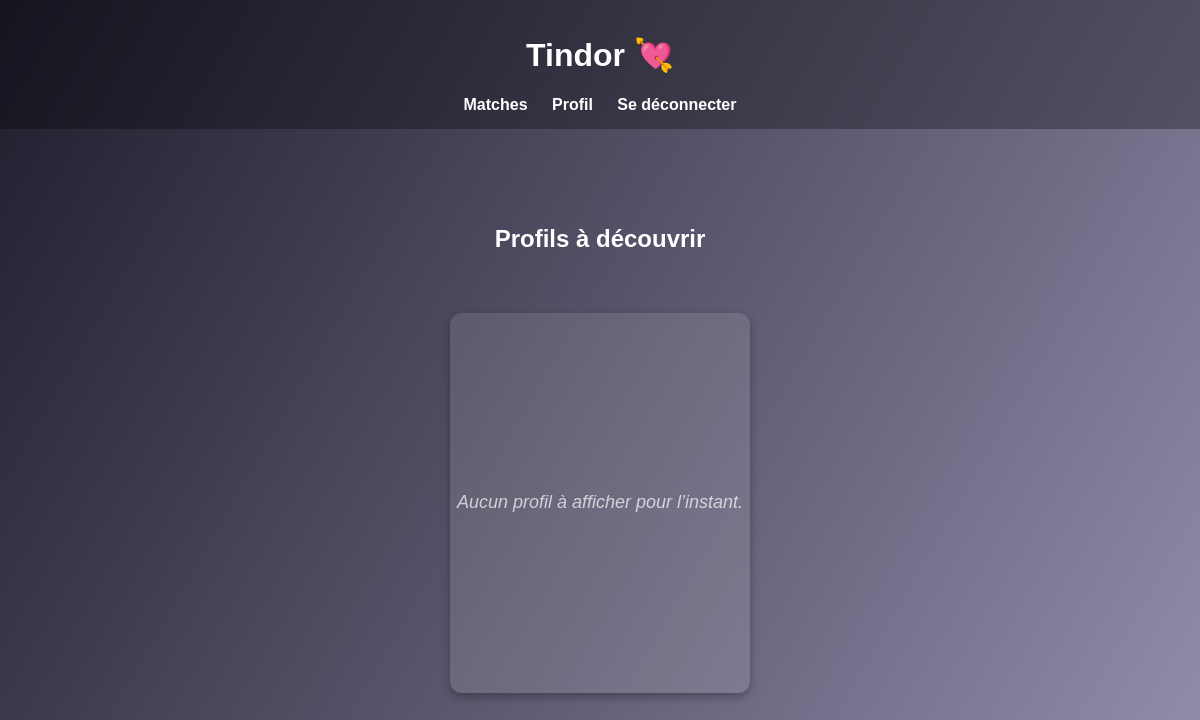
The page /browse/ (signed in) on the database as committed earlier.
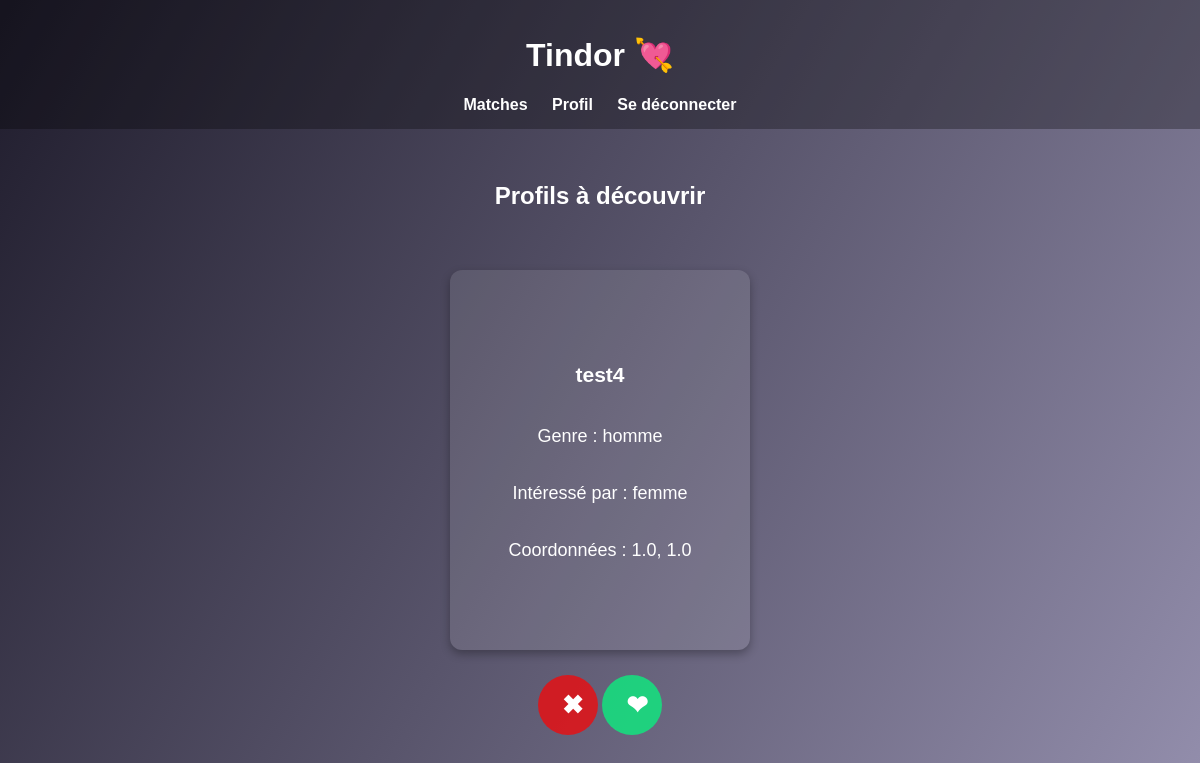
The same page on the database as committed later.
### findeur/models.py (models this page shows, shortened)
class Profile(models.Model):
    GENDER_CHOICES = [
        ('homme', 'Homme'),
        ('femme', 'Femme'),
        ('autre', 'Autre'),
    ]
    INTEREST_CHOICES = [
        ('homme', 'Homme'),
        ('femme', 'Femme'),
        ('peu_importe', 'Peu importe'),
    ]
    user = models.OneToOneField(User, on_delete=models.CASCADE, related_name='profile')
    genre = models.CharField(max_length=12, choices=GENDER_CHOICES)
    interet = models.CharField(max_length=12, choices=INTEREST_CHOICES)
    latitude = models.FloatField(null=True, blank=True)
    longitude = models.FloatField(null=True, blank=True)

### findeur/views.py (the view)
# urls.py: path('browse/', views.browse_view, name='browse'),
@login_required
def browse_view(request):
    candidates = _candidates_for(request.user)
    next_profile = candidates.first()  # None si vide
    return render(request, "findeur/browse.html", {
        "profile": next_profile
    })

### findeur/views.py (called while the page is built)
def _distance_km(lat1, lon1, lat2, lon2):
    R = 6371.0  # rayon moyen de la Terre (km)
    lat1_r, lon1_r, lat2_r, lon2_r = map(radians, [lat1, lon1, lat2, lon2])
    dlon = lon2_r - lon1_r
    dlat = lat2_r - lat1_r
    a = sin(dlat/2)**2 + cos(lat1_r) * cos(lat2_r) * sin(dlon/2)**2
    c = 2 * atan2(sqrt(a), sqrt(1-a))
    return R * c

### findeur/templates/findeur/browse.html (shortened to what this page needs)
<!DOCTYPE html>
<html lang="fr">
<head>
  {% load static %}
  <link rel="stylesheet" href="{% static 'findeur/css/style.css' %}">
</head>
<body>
  <header>
    <h1>Tindor 💘</h1>
    <nav>
      <a href="{% url 'findeur:matches' %}">Matches</a>
      <a href="{% url 'findeur:profil' %}">Profil</a>
      <a href="{% url 'findeur:logout' %}">Se déconnecter</a>
    </nav>
  </header>
  <main>
    <h2>Profils à découvrir</h2>
    {% if profile %}
      <div id="current-profile-2" class="profile-card" aria-live="polite">
        <h3>{{ profile.user.username }}</h3>
        <p>Genre : {{ profile.genre }}</p>
        <p>Intéressé par : {{ profile.interet }}</p>
        {% if profile.latitude and profile.longitude %}
          <p>Coordonnées : {{ profile.latitude }}, {{ profile.longitude }}</p>
        {% endif %}
      </div>
      <div class="action-row">
        <form method="post" action="{% url 'findeur:vote' profile.user.id %}">
          <button name="value" value="0" class="btn btn-negative" type="submit" aria-label="Non">✖</button>
          <button name="value" value="1" class="btn btn-positive" type="submit" aria-label="Oui">❤</button>
        </form>
      </div>
    {% else %}
      <div id="current-profile" class="profile-card">
        <p class="placeholder">Aucun profil à afficher pour l’instant.</p>
      </div>
    {% endif %}
  </main>
</body>
</html>

### findeur/static/findeur/css/style.css (style rules this page uses)
body { font-family: Arial, sans-serif; background: linear-gradient(120deg, #1f1c2c, #928dab); color: white; margin: 0; }
header { background-color: rgba(0, 0, 0, 0.3); padding: 15px; text-align: center; }
nav a { color: white; text-decoration: none; margin: 0 10px; font-weight: bold; }
main { display: flex; flex-direction: column; align-items: center; justify-content: center; height: 80vh; }
h2 { margin-bottom: 20px; }
.btn { background-color: white; color: #1f1c2c; padding: 12px 24px; border-radius: 8px; text-decoration: none; font-weight: bold; transition: 0.2s; }
.profile-card { background-color: rgba(255, 255, 255, 0.1); border-radius: 12px; width: 300px; height: 380px; display: flex; flex-direction: column; justify-content: center; align-items: center; box-shadow: 0 4px 10px rgba(0, 0, 0, 0.3); margin-top: 40px; text-align: center; color: white; font-size: 18px; transition: transform 0.3s ease; }
.action-row { display: flex; justify-content: center; gap: 40px; margin-top: 25px; }
.action-row .btn { border: none; border-radius: 50%; width: 60px; height: 60px; font-size: 26px; font-weight: bold; cursor: pointer; transition: all 0.2s ease; }
.btn-negative { background-color: rgba(255, 0, 0, 0.7); color: white; }
.btn-positive { background-color: rgba(0, 255, 127, 0.7); color: white; }

Rows that differ between the two databases and show on the page:
added Profile: user.username "test4", genre "homme", interet "femme", latitude "1.0", longitude "1.0"
Other text that changed with them:
text no longer shown: "Aucun profil à afficher pour l’instant."
text now shown: "Genre : Intéressé par : Coordonnées : , ✖ ❤"
